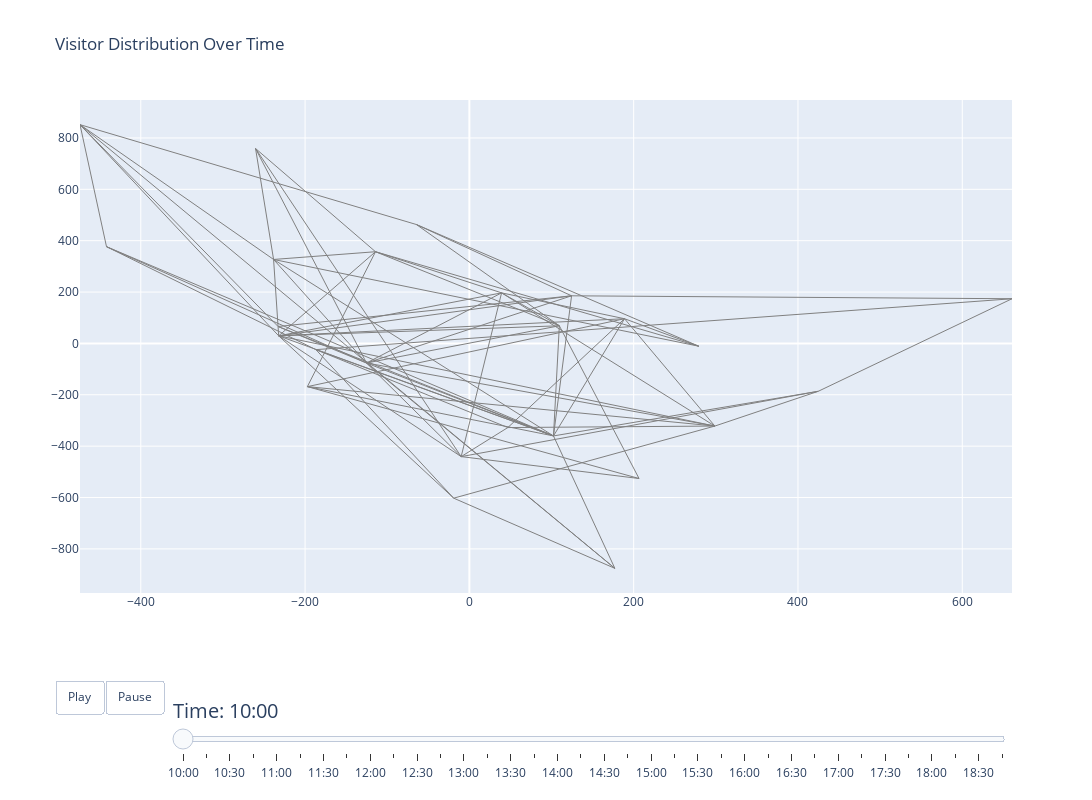

The cell this chart's notebook holds for it:
### Code cell
# Normalize the visitor count by the capacity of each attraction
capacity_dict = dict(
    zip(capacity_df["ENTITY_DESCRIPTION_SHORT"], capacity_df["CAPACITY"])
)


# Function to convert decimal hours to "HH:MM" format
def decimal_to_time(decimal_time):
    hours = int(decimal_time)
    minutes = int((decimal_time - hours) * 60)
    return f"{hours:02}:{minutes:02}"  # Format as HH:MM


PortAventura_attractions = list(
    link_attractions_df[link_attractions_df["PARK"] == "PortAventura World"][
        "ATTRACTION"
    ]
)
PortAventura_park = ThemeParkGraph(PortAventura_attractions)

# Add manual distances
for attr1, attr2, distance in essential_distances:
    if attr1 and attr2 in PortAventura_attractions:  # Exclude Tivoli Gardens
        PortAventura_park.add_manual_distance(attr1, attr2, distance)

# Generate paths
PortAventura_park.generate_paths()

# Get the layout from the visualize method
fig, pos_dict = PortAventura_park.visualize(use_distance_layout=True)

# Now you can use pos_dict for your animation
attractions = list(capacity_df["ENTITY_DESCRIPTION_SHORT"].unique())

x = [pos_dict[node][0] for node in attractions]
y = [pos_dict[node][1] for node in attractions]


# Create edge trace (static, no labels or numbers)
edge_trace = go.Scatter(
    x=sum(
        [
            [pos_dict[edge[0]][0], pos_dict[edge[1]][0], None]
            for edge in PortAventura_park.G.edges
        ],
        [],
    ),
    y=sum(
        [
            [pos_dict[edge[0]][1], pos_dict[edge[1]][1], None]
            for edge in PortAventura_park.G.edges
        ],
        [],
    ),
    mode="lines",
    line=dict(width=1, color="gray"),
    hoverinfo="none",  # Prevents hover text on edges
)

# Generate frames for animation
frames = []
time_intervals = np.arange(10, 19, 0.25)

for time in time_intervals:
    # Count visitors at each attraction at this time
    active_visitors = schedule_df[
        (schedule_df["arrival_time"] <= time) & (schedule_df["departure_time"] >= time)
    ]

    node_sizes = []
    node_labels = []
    for node in attractions:
        visitor_count = active_visitors[active_visitors["attraction"] == node].shape[0]
        normalized_size = visitor_count / capacity_dict[node]  # Normalize by capacity
        scaled_size = normalized_size * 100  # Scale the size
        node_sizes.append(scaled_size)
        node_labels.append(f"{node}: {visitor_count}")  # Only append labels to nodes

    formatted_time = decimal_to_time(time)

    # Frame only updates node positions and labels, NOT edges
    frames.append(
        go.Frame(
            data=[
                go.Scatter(
                    x=[pos_dict[node][0] for node in attractions],
                    y=[pos_dict[node][1] for node in attractions],
                    mode="markers+text",
                    marker=dict(size=node_sizes, color="blue", opacity=0.7),
                    text=node_labels,  # Ensure only nodes have labels
                    textposition="top center",
                    hoverinfo="text",
                )
            ],
            name=formatted_time,  # Use formatted time
        )
    )

# Initialize figure with only edge trace (nodes appear via animation)
fig = go.Figure(
    data=[edge_trace],  # Keep only edges static initially
    layout=go.Layout(
        title="Visitor Distribution Over Time",
        width=1200,
        height=800,
        updatemenus=[
            {
                "buttons": [
                    {
                        "args": [
                            None,
                            {
                                "frame": {"duration": 200, "redraw": True},
                                "fromcurrent": True,
                            },
                        ],
                        "label": "Play",
                        "method": "animate",
                    },
                    {
                        "args": [
                            [None],
                            {
                                "frame": {"duration": 0, "redraw": True},
                                "mode": "immediate",
                                "transition": {"duration": 0},
                            },
                        ],
                        "label": "Pause",
                        "method": "animate",
                    },
                ],
                "direction": "left",
                "pad": {"r": 10, "t": 87},
                "showactive": False,
                "type": "buttons",
                "x": 0.1,
                "xanchor": "right",
                "y": 0,
                "yanchor": "top",
            }
        ],
        sliders=[
            {
                "active": 0,
                "yanchor": "top",
                "xanchor": "left",
                "currentvalue": {"prefix": "Time: ", "font": {"size": 20}},
                "pad": {"b": 10, "t": 50},
                "len": 0.9,
                "x": 0.1,
                "y": -0.1,
                "steps": [
                    {
                        "args": [
                            [f.name],
                            {
                                "frame": {"duration": 0, "redraw": True},
                                "mode": "immediate",
                            },
                        ],
                        "label": f.name,
                        "method": "animate",
                    }
                    for f in frames
                ],
            }
        ],
    ),
    frames=frames,  # Ensure frames only update nodes
)

fig.show()

### Figure 1 — Plotly figure (JSON) as saved in the notebook; plotly's stock layout.template omitted (floating-point values rounded to 4 significant figures; data arrays with more than 128 entries replaced by an {"elided": "..."} marker saying what was removed)
{"data": [{"hoverinfo": "none", "line": {"color": "gray", "width": 1}, "mode": "lines", "type": "scatter", "x": {"elided": "225 float values"}, "y": {"elided": "225 float values"}}], "layout": {"height": 800, "sliders": [{"active": 0, "currentvalue": {"font": {"size": 20}, "prefix": "Time: "}, "len": 0.9, "pad": {"b": 10, "t": 50}, "steps": [{"args": [["10:00"], {"frame": {"duration": 0, "redraw": true}, "mode": "immediate"}], "label": "10:00", "method": "animate"}, {"args": [["10:15"], {"frame": {"duration": 0, "redraw": true}, "mode": "immediate"}], "label": "10:15", "method": "animate"}, {"args": [["10:30"], {"frame": {"duration": 0, "redraw": true}, "mode": "immediate"}], "label": "10:30", "method": "animate"}, {"args": [["10:45"], {"frame": {"duration": 0, "redraw": true}, "mode": "immediate"}], "label": "10:45", "method": "animate"}, {"args": [["11:00"], {"frame": {"duration": 0, "redraw": true}, "mode": "immediate"}], "label": "11:00", "method": "animate"}, {"args": [["11:15"], {"frame": {"duration": 0, "redraw": true}, "mode": "immediate"}], "label": "11:15", "method": "animate"}, {"args": [["11:30"], {"frame": {"duration": 0, "redraw": true}, "mode": "immediate"}], "label": "11:30", "method": "animate"}, {"args": [["11:45"], {"frame": {"duration": 0, "redraw": true}, "mode": "immediate"}], "label": "11:45", "method": "animate"}, {"args": [["12:00"], {"frame": {"duration": 0, "redraw": true}, "mode": "immediate"}], "label": "12:00", "method": "animate"}, {"args": [["12:15"], {"frame": {"duration": 0, "redraw": true}, "mode": "immediate"}], "label": "12:15", "method": "animate"}, {"args": [["12:30"], {"frame": {"duration": 0, "redraw": true}, "mode": "immediate"}], "label": "12:30", "method": "animate"}, {"args": [["12:45"], {"frame": {"duration": 0, "redraw": true}, "mode": "immediate"}], "label": "12:45", "method": "animate"}, {"args": [["13:00"], {"frame": {"duration": 0, "redraw": true}, "mode": "immediate"}], "label": "13:00", "method": "animate"}, {"args": [["13:15"], {"frame": {"duration": 0, "redraw": true}, "mode": "immediate"}], "label": "13:15", "method": "animate"}, {"args": [["13:30"], {"frame": {"duration": 0, "redraw": true}, "mode": "immediate"}], "label": "13:30", "method": "animate"}, {"args": [["13:45"], {"frame": {"duration": 0, "redraw": true}, "mode": "immediate"}], "label": "13:45", "method": "animate"}, {"args": [["14:00"], {"frame": {"duration": 0, "redraw": true}, "mode": "immediate"}], "label": "14:00", "method": "animate"}, {"args": [["14:15"], {"frame": {"duration": 0, "redraw": true}, "mode": "immediate"}], "label": "14:15", "method": "animate"}, {"args": [["14:30"], {"frame": {"duration": 0, "redraw": true}, "mode": "immediate"}], "label": "14:30", "method": "animate"}, {"args": [["14:45"], {"frame": {"duration": 0, "redraw": true}, "mode": "immediate"}], "label": "14:45", "method": "animate"}, {"args": [["15:00"], {"frame": {"duration": 0, "redraw": true}, "mode": "immediate"}], "label": "15:00", "method": "animate"}, {"args": [["15:15"], {"frame": {"duration": 0, "redraw": true}, "mode": "immediate"}], "label": "15:15", "method": "animate"}, {"args": [["15:30"], {"frame": {"duration": 0, "redraw": true}, "mode": "immediate"}], "label": "15:30", "method": "animate"}, {"args": [["15:45"], {"frame": {"duration": 0, "redraw": true}, "mode": "immediate"}], "label": "15:45", "method": "animate"}, {"args": [["16:00"], {"frame": {"duration": 0, "redraw": true}, "mode": "immediate"}], "label": "16:00", "method": "animate"}, {"args": [["16:15"], {"frame": {"duration": 0, "redraw": true}, "mode": "immediate"}], "label": "16:15", "method": "animate"}, {"args": [["16:30"], {"frame": {"duration": 0, "redraw": true}, "mode": "immediate"}], "label": "16:30", "method": "animate"}, {"args": [["16:45"], {"frame": {"duration": 0, "redraw": true}, "mode": "immediate"}], "label": "16:45", "method": "animate"}, {"args": [["17:00"], {"frame": {"duration": 0, "redraw": true}, "mode": "immediate"}], "label": "17:00", "method": "animate"}, {"args": [["17:15"], {"frame": {"duration": 0, "redraw": true}, "mode": "immediate"}], "label": "17:15", "method": "animate"}, {"args": [["17:30"], {"frame": {"duration": 0, "redraw": true}, "mode": "immediate"}], "label": "17:30", "method": "animate"}, {"args": [["17:45"], {"frame": {"duration": 0, "redraw": true}, "mode": "immediate"}], "label": "17:45", "method": "animate"}, {"args": [["18:00"], {"frame": {"duration": 0, "redraw": true}, "mode": "immediate"}], "label": "18:00", "method": "animate"}, {"args": [["18:15"], {"frame": {"duration": 0, "redraw": true}, "mode": "immediate"}], "label": "18:15", "method": "animate"}, {"args": [["18:30"], {"frame": {"duration": 0, "redraw": true}, "mode": "immediate"}], "label": "18:30", "method": "animate"}, {"args": [["18:45"], {"frame": {"duration": 0, "redraw": true}, "mode": "immediate"}], "label": "18:45", "method": "animate"}], "x": 0.1, "xanchor": "left", "y": -0.1, "yanchor": "top"}], "title": {"text": "Visitor Distribution Over Time"}, "updatemenus": [{"buttons": [{"args": [null, {"frame": {"duration": 200, "redraw": true}, "fromcurrent": true}], "label": "Play", "method": "animate"}, {"args": [[null], {"frame": {"duration": 0, "redraw": true}, "mode": "immediate", "transition": {"duration": 0}}], "label": "Pause", "method": "animate"}], "direction": "left", "pad": {"r": 10, "t": 87}, "showactive": false, "type": "buttons", "x": 0.1, "xanchor": "right", "y": 0, "yanchor": "top"}], "width": 1200}}
